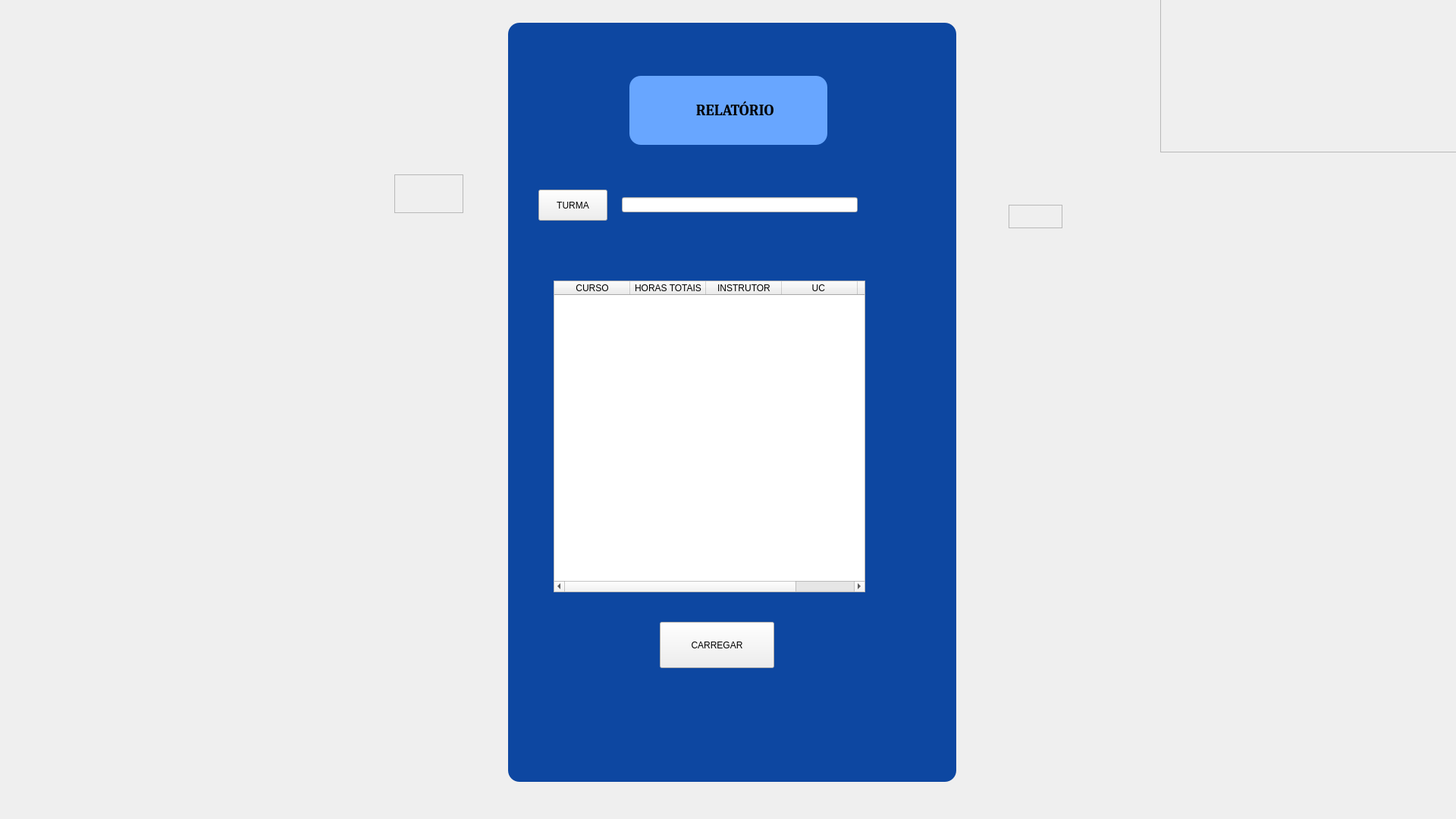
<?xml version="1.0" encoding="UTF-8"?>
<ui version="4.0">
 <class>WizardPage</class>
 <widget class="QWizardPage" name="WizardPage">
  <property name="geometry">
   <rect>
    <x>0</x>
    <y>0</y>
    <width>1920</width>
    <height>1080</height>
   </rect>
  </property>
  <property name="windowTitle">
   <string>WizardPage</string>
  </property>
  <property name="styleSheet">
   <string notr="true">.frame-branco {
  border: 4px solid white; /* borda branca */
  padding: 10px;           /* espaço interno */
}
&lt;div class=&quot;frame-branco&quot;&gt;
  Seu conteúdo aqui
&lt;/div&gt;</string>
  </property>
  <widget class="QFrame" name="frame">
   <property name="geometry">
    <rect>
     <x>1530</x>
     <y>-60</y>
     <width>411</width>
     <height>261</height>
    </rect>
   </property>
   <property name="styleSheet">
    <string notr="true">image: url(:/senac/banner_senac.png);</string>
   </property>
   <property name="frameShape">
    <enum>QFrame::StyledPanel</enum>
   </property>
   <property name="frameShadow">
    <enum>QFrame::Raised</enum>
   </property>
  </widget>
  <widget class="QFrame" name="frame_2">
   <property name="geometry">
    <rect>
     <x>670</x>
     <y>30</y>
     <width>591</width>
     <height>1001</height>
    </rect>
   </property>
   <property name="styleSheet">
    <string notr="true">QFrame {
    background-color: #0D47A1;  /* Azul escuro */
    border-radius: 15px;         /* Cantos arredondados */
}</string>
   </property>
   <property name="frameShape">
    <enum>QFrame::StyledPanel</enum>
   </property>
   <property name="frameShadow">
    <enum>QFrame::Raised</enum>
   </property>
   <widget class="QFrame" name="frame_3">
    <property name="geometry">
     <rect>
      <x>20</x>
      <y>300</y>
      <width>541</width>
      <height>501</height>
     </rect>
    </property>
    <property name="styleSheet">
     <string notr="true">.frame-branco {
  border: 4px solid white; /* borda branca */
  padding: 10px;           /* espaço interno */
}
&lt;div class=&quot;frame-branco&quot;&gt;
  Seu conteúdo aqui
&lt;/div&gt;</string>
    </property>
    <property name="frameShape">
     <enum>QFrame::StyledPanel</enum>
    </property>
    <property name="frameShadow">
     <enum>QFrame::Raised</enum>
    </property>
   </widget>
   <widget class="QLineEdit" name="lineEdit">
    <property name="geometry">
     <rect>
      <x>150</x>
      <y>230</y>
      <width>311</width>
      <height>20</height>
     </rect>
    </property>
   </widget>
   <widget class="QPushButton" name="pushButton">
    <property name="geometry">
     <rect>
      <x>40</x>
      <y>220</y>
      <width>91</width>
      <height>41</height>
     </rect>
    </property>
    <property name="text">
     <string>TURMA</string>
    </property>
   </widget>
   <widget class="QLabel" name="label">
    <property name="geometry">
     <rect>
      <x>160</x>
      <y>70</y>
      <width>261</width>
      <height>91</height>
     </rect>
    </property>
    <property name="font">
     <font>
      <family>Cambria</family>
      <pointsize>15</pointsize>
      <weight>75</weight>
      <bold>true</bold>
     </font>
    </property>
    <property name="styleSheet">
     <string notr="true">background-color: qlineargradient(spread:reflect, x1:0, y1:0, x2:1, y2:0, stop:1 rgba(104, 166, 255, 255));</string>
    </property>
    <property name="text">
     <string>                    RELATÓRIO</string>
    </property>
   </widget>
   <widget class="QPushButton" name="btn_carregar">
    <property name="geometry">
     <rect>
      <x>200</x>
      <y>790</y>
      <width>151</width>
      <height>61</height>
     </rect>
    </property>
    <property name="text">
     <string>CARREGAR</string>
    </property>
   </widget>
  </widget>
  <widget class="QTableWidget" name="txt_tabela">
   <property name="geometry">
    <rect>
     <x>730</x>
     <y>370</y>
     <width>411</width>
     <height>411</height>
    </rect>
   </property>
   <property name="styleSheet">
    <string notr="true">.frame-branco {
  border: 4px solid white; /* borda branca */
  padding: 10px;           /* espaço interno */
}
&lt;div class=&quot;frame-branco&quot;&gt;
  Seu conteúdo aqui
&lt;/div&gt;</string>
   </property>
   <column>
    <property name="text">
     <string>CURSO</string>
    </property>
   </column>
   <column>
    <property name="text">
     <string>HORAS TOTAIS</string>
    </property>
   </column>
   <column>
    <property name="text">
     <string>INSTRUTOR</string>
    </property>
   </column>
   <column>
    <property name="text">
     <string>UC </string>
    </property>
   </column>
   <column>
    <property name="text">
     <string/>
    </property>
   </column>
  </widget>
  <widget class="QFrame" name="frame_4">
   <property name="geometry">
    <rect>
     <x>1330</x>
     <y>270</y>
     <width>71</width>
     <height>31</height>
    </rect>
   </property>
   <property name="styleSheet">
    <string notr="true">&lt;div class=&quot;frame-azul&quot;&gt;
  Seu conteúdo aqui
&lt;/div&gt;</string>
   </property>
   <property name="frameShape">
    <enum>QFrame::StyledPanel</enum>
   </property>
   <property name="frameShadow">
    <enum>QFrame::Raised</enum>
   </property>
  </widget>
  <widget class="QFrame" name="frame_5">
   <property name="geometry">
    <rect>
     <x>520</x>
     <y>230</y>
     <width>91</width>
     <height>51</height>
    </rect>
   </property>
   <property name="styleSheet">
    <string notr="true">.frame-branco {
  border: 4px solid white;
  padding: 20px;
  width: 300px;
  margin: 50px auto; /* centraliza */
  text-align: center;
}</string>
   </property>
   <property name="frameShape">
    <enum>QFrame::StyledPanel</enum>
   </property>
   <property name="frameShadow">
    <enum>QFrame::Raised</enum>
   </property>
  </widget>
 </widget>
 <resources/>
 <connections/>
</ui>
